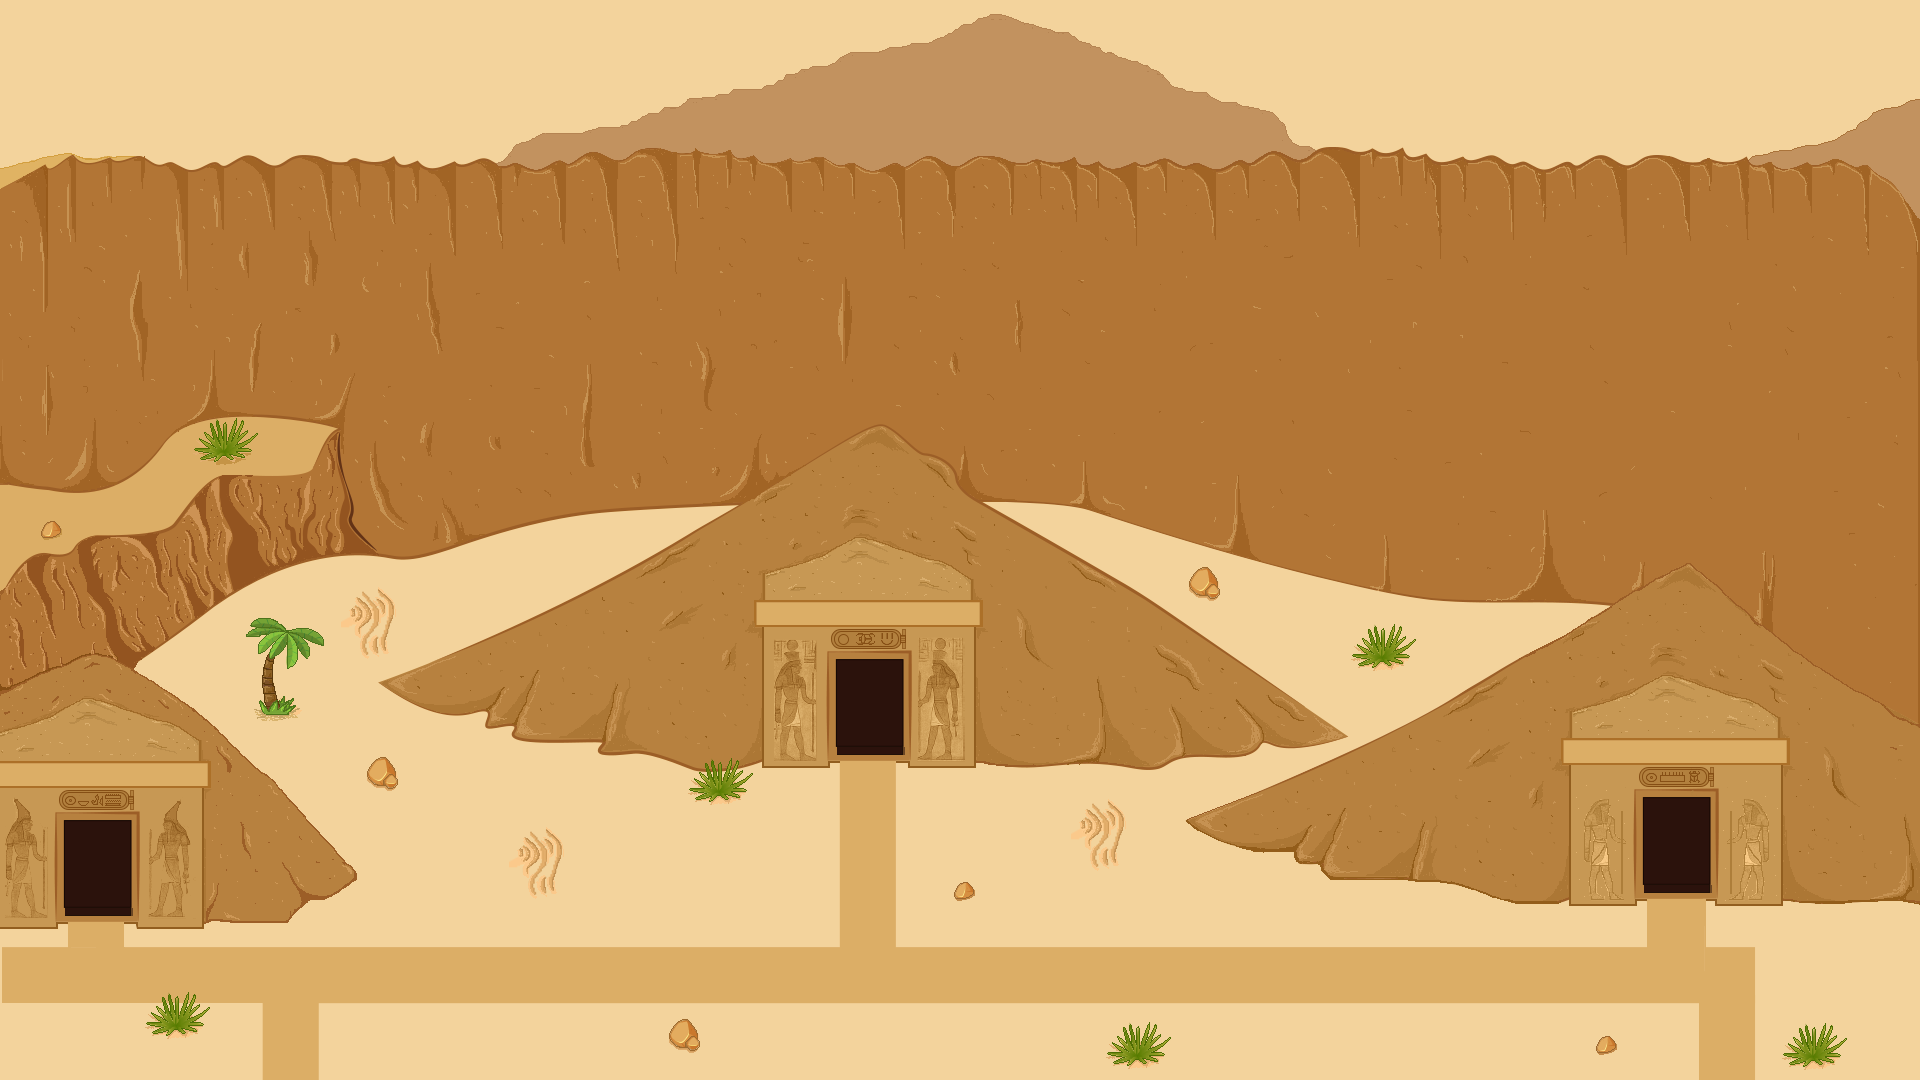

This game map was drawn from its Tiled (.tmx) file and the tilesets committed beside it. A one-line description and the trimmed map source follow:
An orthogonal 48x27 tile map with 40x40 px tiles, 1 tile layer (Capa de patrones 1) and 24 objects (2x puerta_tumba_erronea, puerta_camino_4, puerta_tumba_correcta).

<map version="1.10" tiledversion="1.11.0" orientation="orthogonal" renderorder="right-down" width="48" height="27" tilewidth="40" tileheight="40" infinite="0" nextlayerid="3" nextobjectid="25">
 <tileset firstgid="1" name="el_valle_los_reyes" tilewidth="40" tileheight="40" tilecount="1296" columns="48">
  <image source="el_valle_los_reyes.png" width="1920" height="1080" />
 </tileset>
 <layer id="1" name="Capa de patrones 1" width="48" height="27">
  <data>[1296 cells, 1296 non-empty, 1296 distinct tile ids]</data>
 </layer>
 <objectgroup id="2" name="colisiones">
  <object id="1" x="1785.33" y="897.333">
   <polygon points="0,0 54.6667,5.33333 93.3333,2.66667 133.333,5.33333 133.333,-57.3333 -2.66667,-56" />
  </object>
  <object id="2" x="1566.67" y="766.667">
   <polygon points="0,0 0,137.333 69.3333,137.333 70.6667,24 150.667,24 150.667,134.667 217.333,137.333 216,-6.66667" />
  </object>
  <object id="3" x="1561.33" y="902.667">
   <polygon points="0,0 -58.6667,-1.33333 -114.667,-24 -232,-24 -244,-38.6667 -264,-41.3333 -272,-52 -308,-52 -352,-69.3333 -374.667,-80 -200,-158.667" />
  </object>
  <object id="4" x="1360" y="742.667">
   <polygon points="0,0 -229.333,-153.333 -385.333,18.6667 -314.667,21.3333 -268,16 -208,25.3333 -172,9.33333 -113.333,12 -94.6667,2.66667" />
  </object>
  <object id="5" x="974.667" y="761.333">
   <polygon points="0,0 0,-136 -213.333,-136 -212,4 -146.667,4 -145.333,-113.333 -65.3333,-112 -64,1.33333" />
  </object>
  <object id="6" x="757.333" y="758.667">
   <polygon points="0,0 -50.6667,10.6667 -118.667,-9.33333 -157.333,-2.66667 -154.667,-16 -244,-18.6667 -244,-32 -266.667,-32 -269.333,-46.6667 -317.333,-45.3333 -378.667,-77.3333 -133.333,-186.667" />
  </object>
  <object id="7" x="630.667" y="569.333">
   <polygon points="0,0 106.667,-62.6667 122.667,-48 9.33333,18.6667" />
  </object>
  <object id="8" x="734.667" y="504">
   <polygon points="0,0 -162.667,6.66667 -274.667,37.3333 -329.333,53.3333 -362.667,50.6667 -358.667,-22.6667 2.66667,-20" />
  </object>
  <object id="9" x="369.333" y="556">
   <polygon points="0,0 -52,-1.33333 -129.333,29.3333 -238.667,112 -265.333,96 -86.6667,-24 -5.33333,-25.3333" />
  </object>
  <object id="10" x="130.667" y="668">
   <polygon points="0,0 82.6667,58.6667 128,102.667 157.333,129.333 226.667,206.667 192,229.333 170.667,229.333 149.333,256 76,254.667 72,117.333" />
  </object>
  <object id="11" x="198.667" y="789.333">
   <polygon points="0,0 -201.333,-4 -198.667,134.667 -141.333,136 -141.333,21.3333 -61.3333,21.3333 -60,125.333 -60,132 1.33333,132" />
  </object>
  <object id="12" x="1.33333" y="1002.67">
   <polygon points="0,0 0,77.3333 9.33333,76 10.6667,-76 0,-76" />
  </object>
  <object id="13" x="10.6667" y="1077.33">
   <polygon points="0,0 1685.33,0 1685.33,-9.33333 -1.33333,-13.3333" />
  </object>
  <object id="14" x="1758.67" y="1066.67">
   <polygon points="0,0 0,13.3333 161.333,10.6667 160,-1.33333" />
  </object>
  <object id="15" x="1904" y="902.667">
   <polygon points="0,0 1.33333,160 14.6667,160 16,0" />
  </object>
  <object id="16" x="680.667" y="1020">
   <polygon points="0,0 -8.33333,7.66667 -12.3333,16.6667 -8.33333,24 -2.33333,27.3333 7,27.3333 9.66667,30 15,30 18.3333,26 19.3333,20 17,19 17,12.6667 6.33333,-1.33333" />
  </object>
  <object id="17" x="959.25" y="882.75">
   <polygon points="0,0 -5,9.25 -5,14.25 -0.75,15.75 9,15 13.75,11.25 14.5,6.25 8.25,-1.5" />
  </object>
  <object id="18" x="379.818" y="757.636">
   <polygon points="0,0 -12.5455,12.9091 -12.7273,19.4545 -5.63636,27.0909 6.36364,28 8,31.0909 13.6364,31.0909 18.1818,27.6364 18.1818,21.0909 16,18.7273 16.3636,12 5.63636,-0.363636" />
  </object>
  <object id="19" x="1601.75" y="1037">
   <polygon points="0,0 -5.5,8 -5.25,14 1.5,15.5 12,13.25 13,10.5 13.25,6.25 8,-1.5" />
  </object>
  <object id="20" x="265.667" y="706">
   <polygon points="0,0 -6,-6.33333 -2.66667,7.33333 24,8.33333 29.6667,0 22.6667,0.666667 27.6667,-5.66667 27.6667,-8 19.3333,-5 19,-9.66667 13.3333,-5.33333 8.33333,-22.6667 7.33333,-41.6667 9.33333,-49.6667 20.3333,-61 21.3333,-39.3333 25,-38 27.6667,-40 33,-47 32.6667,-58.3333 41.6667,-48.3333 43,-51.3333 44,-59.6667 37.3333,-68.3333 57.3333,-60 58,-67.6667 45.3333,-77.6667 29.6667,-78.6667 22,-76 11,-85.6667 3.33333,-88.3333 -10.6667,-87.3333 -15.6667,-82 -9.33333,-79.6667 -19.6667,-71.6667 -20,-69.6667 -4.66667,-69.6667 4,-72.3333 -8.33333,-62 -8,-52 -3.66667,-53 8.66667,-64 3,-51.6667 -3.33333,-35 -5.33333,-19" />
  </object>
  <object id="21" name="puerta_camino_4" x="1697" y="1068">
   <polygon points="0,0 0,11.5 60.5,11.75 60.75,-2.25" />
  </object>
  <object id="22" name="puerta_tumba_erronea" x="1641" y="794">
   <polygon points="0,0 -2,108.5 74,108.5 73.5,-2.5" />
  </object>
  <object id="23" name="puerta_tumba_erronea" x="832.5" y="652">
   <polygon points="0,0 -1,115.5 75,114.5 74,-0.5" />
  </object>
  <object id="24" name="puerta_tumba_correcta" x="60" y="812.5">
   <polygon points="0,0 -0.5,113 76.5,113.5 75,0" />
  </object>
 </objectgroup>
</map>
